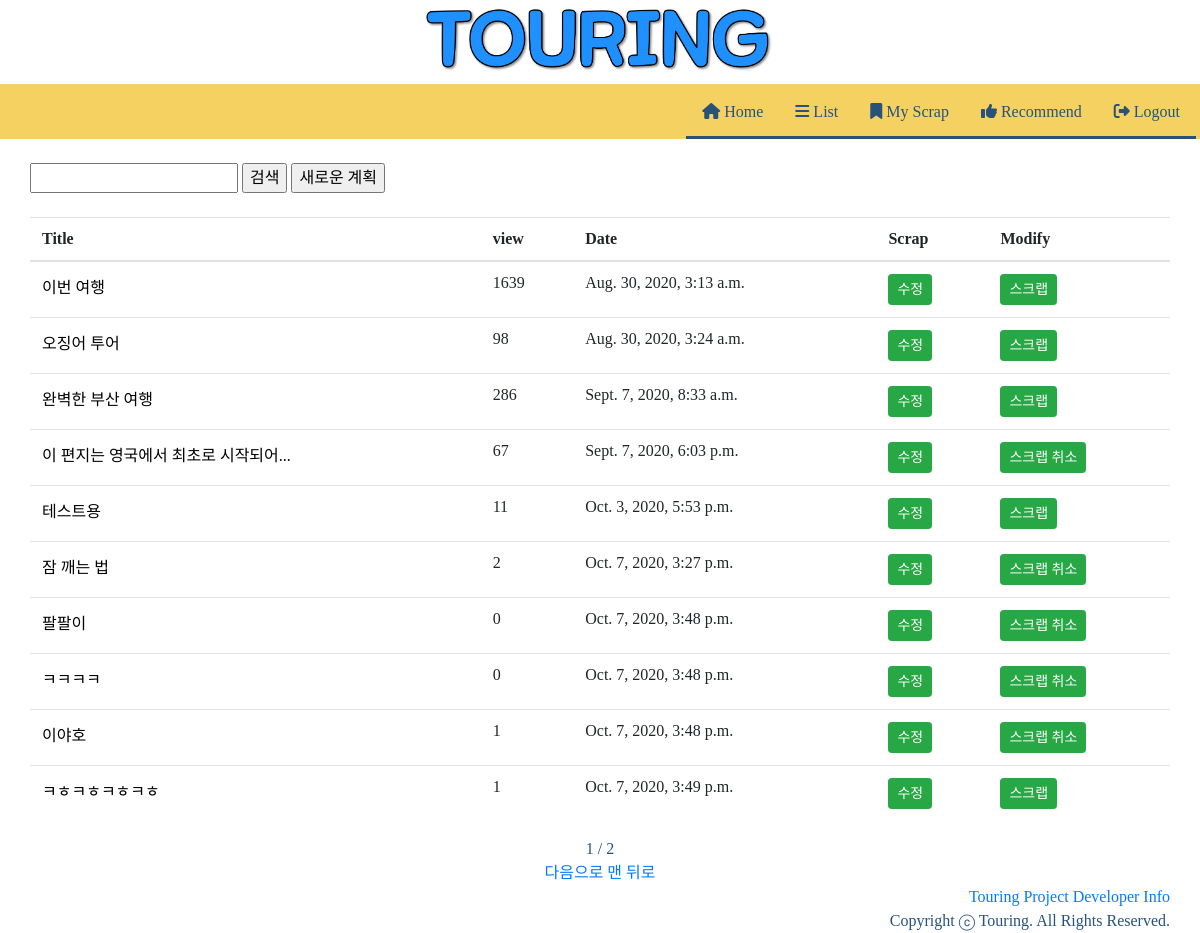
The page /tourPlan/search/ (signed in) on the database its author committed.
### tourPlan/models.py (models this page shows, shortened)
class Plan(models.Model):
    title = models.CharField(max_length=200)
    departDate = models.DateField(blank=True, default=timezone.now, null=True)
    arriveDate = models.DateField(blank=True, default=timezone.now, null=True)
    password = models.CharField(max_length=200)
    hotel = models.CharField(max_length=200)
    created_at = models.DateTimeField('작성시간', default = timezone.now)
    updated_at = models.DateTimeField('수정시간', default = timezone.now)
    view_count = models.IntegerField(default=0)
    scrap_users = models.ManyToManyField(User, through='Scrap', related_name= 'scrap_plans')
    scrap_count = models.PositiveIntegerField(default=0)

### tourPlan/views.py (the view)
# urls.py: path('search/', views.search, name='search'),
def search(request):
    plan_object = Plan.objects.all()
    query = request.GET.get('query','')
    page = request.GET.get('page')
    paginator = Paginator(plan_object.filter(title__icontains= query), 10)
    searches = paginator.get_page(page)
    if query :
        plan_object = plan_object.filter(title__icontains= query)
    return render(request, 'search.html', {'search':plan_object, 'query':query, 'searches':searches})

### tourPlan/templates/search.html (shortened to what this page needs)
{% extends 'nav.html' %}
{% load static %}
{% load bootstrap4 %}
{% block content %}
<html>
<head>
</head>
<body>
<br>
<div class="body_margin">
<form class="search" action="{% url 'search' %}" method="get">
    <input type="text" name="query" value="{{query}}">
    <input type="submit" name="" value="검색">
    <a href="{% url 'plancreate' %}"><input type="button" value="새로운 계획"></a>
</form>
<br>
<table class="table">
    <thead>
        <tr>
            <th scope = "col">Title</th>
            <th scope = "col">view</th>
            <th scope = "col">Date</th>
            <th scope = "col">Scrap</th>
            <th scope = "col">Modify</th>
        </tr>
    </thead>
    <tbody>
        {% for plan in searches %}
        <tr>
            <td><a class="title" href="{% url 'map' plan.id %}">{{plan.title}}</a></td>
            <td>{{plan.view_count}}</td>
            <td>{{plan.created_at}}</td>
            <td><a href="{% url 'map' plan.id %}" class = "btn btn-success btn-sm">수정</a></td>
            <td>
                {% if user in plan.scrap_users.all %}
                <a href="{% url 'scrap' plan.id %}" class = "btn btn-success btn-sm">스크랩 취소</a>
                {% else %}
                <a href ="{% url 'scrap' plan.id %}" class = "btn btn-success btn-sm">스크랩</a>
                {% endif %}
            </td>
        </tr>
        {% endfor %}
    </tbody>
</table>
<div class="container">
    <span>{{searches.number}}</span>
    <span>/</span>
    <span>{{searches.paginator.num_pages}}</span>
    <br>
    {% if searches.has_next %}
    <a href="?page={{searches.next_page_number}}&&query={{ query }}">다음으로</a>
    <a href="?page={{searches.paginator.num_pages}}&&query={{ query }}">맨 뒤로</a>
    {% endif %}
</div>
</div>
{% endblock %}

### tourPlan/static/base.css (style rules this page uses)
body { background-color: #FFFFFF; color: #28527A; }

### touring/templates/nav.html (style rules this page uses)
body { font-family: "KyoboHand"; }

### tourPlan/templates/search.html (style rules this page uses)
body { font-family: "KyoboHand"; }
.container { text-align:center; }
a.title { color: black; }
.search { margin:auto; text-align:left; }
.body_margin { padding-left: 30px; padding-right: 30px; }

### rows shown on the page
Plan: title "이번 여행", view_count "1639", created_at "Aug. 30, 2020, 3:13 a.m.", shows "스크랩"
Plan: title "오징어 투어", view_count "98", created_at "Aug. 30, 2020, 3:24 a.m.", shows "스크랩"
Plan: title "완벽한 부산 여행", view_count "286", created_at "Sept. 7, 2020, 8:33 a.m.", shows "스크랩"
Plan: title "이 편지는 영국에서 최초로 시작되어...", view_count "67", created_at "Sept. 7, 2020, 6:03 p.m.", shows "스크랩 취소"
Plan: title "테스트용", view_count "11", created_at "Oct. 3, 2020, 5:53 p.m.", shows "스크랩"
Plan: title "잠 깨는 법", view_count "2", created_at "Oct. 7, 2020, 3:27 p.m.", shows "스크랩 취소"
Plan: title "팔팔이", view_count "0", created_at "Oct. 7, 2020, 3:48 p.m.", shows "스크랩 취소"
Plan: title "ㅋㅋㅋㅋ", view_count "0", created_at "Oct. 7, 2020, 3:48 p.m.", shows "스크랩 취소"
Plan: title "이야호", view_count "1", created_at "Oct. 7, 2020, 3:48 p.m.", shows "스크랩 취소"
Plan: title "ㅋㅎㅋㅎㅋㅎㅋㅎ", view_count "1", created_at "Oct. 7, 2020, 3:49 p.m.", shows "스크랩"

### other values the page prints
{{ searches.number }} "1"
{{ searches.paginator.num_pages }} "2"
